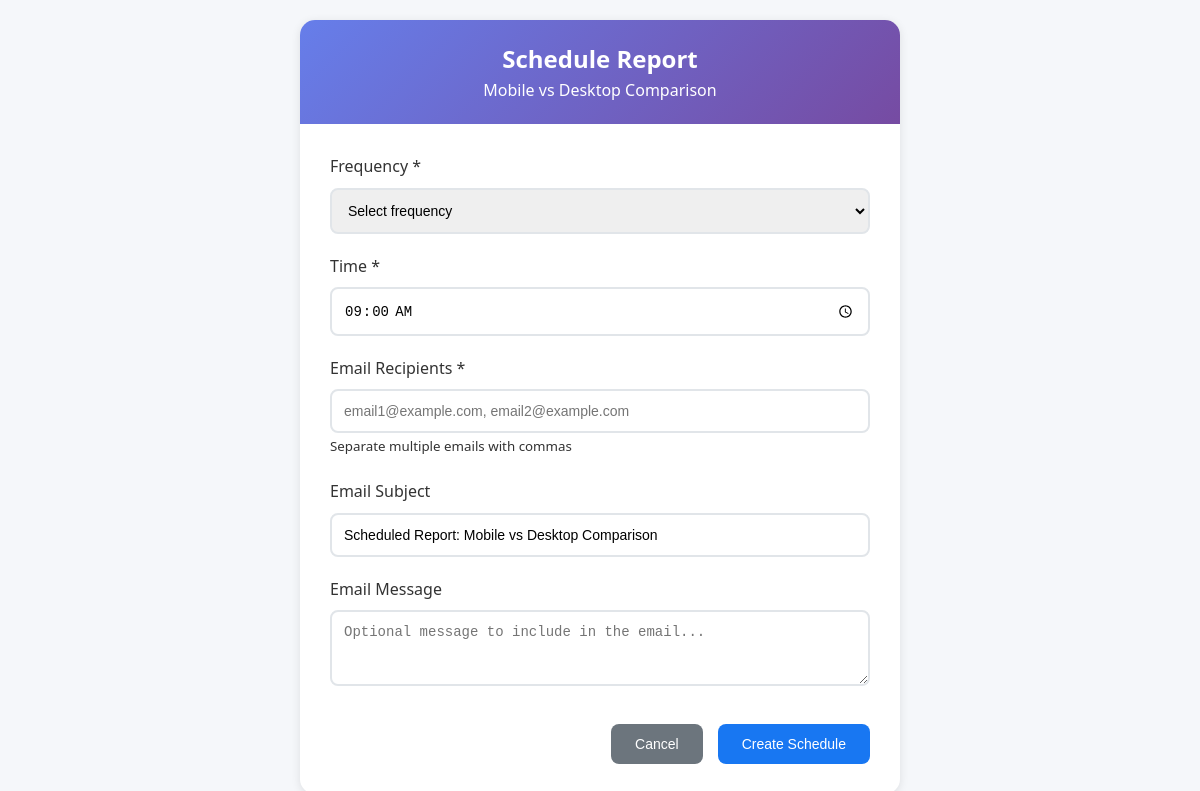
Page /schedule_report.php?report_id=5 (signed in) on the committed database.
### tables this page shows
CREATE TABLE IF NOT EXISTS `saved_reports` (
    `id` int(11) NOT NULL AUTO_INCREMENT,
    `name` varchar(255) NOT NULL,
    `description` text,
    `filters_json` text NOT NULL,
    `custom_view` varchar(50) DEFAULT 'all',
    `created_by` int(11) NOT NULL,
    `is_public` boolean DEFAULT FALSE,
    `is_active` boolean DEFAULT TRUE,
    `created_at` timestamp DEFAULT CURRENT_TIMESTAMP,
    `updated_at` timestamp DEFAULT CURRENT_TIMESTAMP ON UPDATE CURRENT_TIMESTAMP,
    PRIMARY KEY (`id`)
);

### schedule_report.php (the view, shortened to what this page needs)
<?php
$host = 'localhost';
$dbname = 'report-database';
$username = 'root';
$password = '';
try {
    $pdo = new PDO("mysql:host=$host;dbname=$dbname", $username, $password);
    $pdo->setAttribute(PDO::ATTR_ERRMODE, PDO::ERRMODE_EXCEPTION);
} catch(PDOException $e) {
    die("Connection failed: " . $e->getMessage());
}
$admin_id = $_SESSION['admin_id'];
$report_id = $_GET['report_id'] ?? '';
$report = null;
if (!empty($report_id)) {
    try {
        $stmt = $pdo->prepare("SELECT * FROM saved_reports WHERE id = ? AND (created_by = ? OR is_public = 1 OR id IN (SELECT report_id FROM report_sharing WHERE shared_with_admin_id = ?))");
        $stmt->execute([$report_id, $admin_id, $admin_id]);
        $report = $stmt->fetch(PDO::FETCH_ASSOC);
    } catch(PDOException $e) {
        $error_message = "Error fetching report: " . $e->getMessage();
    }
}
?>
<!DOCTYPE html>
<html lang="en">
<head>
    <link rel="stylesheet" href="assets/css/style.css">
</head>
<body>
    <div class="schedule-container">
        <div class="schedule-header">
            <h2>Schedule Report</h2>
            <?php if ($report): ?>
                <p><?php echo htmlspecialchars($report['name']); ?></p>
            <?php endif; ?>
        </div>
        <div class="schedule-body">
            <?php if ($report): ?>
                <form method="POST">
                    <div class="form-group">
                        <label for="frequency">Frequency *</label>
                        <select name="frequency" id="frequency" required onchange="toggleFrequencyOptions()">
                            <option value="">Select frequency</option>
                        </select>
                    </div>
                    <div class="form-group">
                        <label for="time_of_day">Time *</label>
                        <input type="time" name="time_of_day" id="time_of_day" value="09:00" required>
                    </div>
                    <div class="form-group">
                        <label for="email_recipients">Email Recipients *</label>
                        <input type="text" name="email_recipients" id="email_recipients" placeholder="email1@example.com, email2@example.com" required>
                        <small>Separate multiple emails with commas</small>
                    </div>
                    <div class="form-group">
                        <label for="email_subject">Email Subject</label>
                        <input type="text" name="email_subject" id="email_subject" value="Scheduled Report: <?php echo htmlspecialchars($report['name']); ?>">
                    </div>
                    <div class="form-group">
                        <label for="email_message">Email Message</label>
                        <textarea name="email_message" id="email_message" rows="3" placeholder="Optional message to include in the email..."></textarea>
                    </div>
                    <div class="form-actions">
                        <button type="button" class="btn btn-secondary" onclick="window.close()">Cancel</button>
                        <button type="submit" class="btn btn-primary">Create Schedule</button>
                    </div>
                </form>
            <?php endif; ?>
        </div>
    </div>
</body>
</html>

### assets/css/style.css (style rules this page uses)
* { margin: 0; padding: 0; box-sizing: border-box; }
body { font-family: 'Segoe UI', Tahoma, Geneva, Verdana, sans-serif; line-height: 1.6; color: #333; background-color: #f5f7fa; }
.form-group { margin-bottom: 20px; }
.form-group label { display: block; margin-bottom: 8px; color: #555; font-weight: 500; }
.form-group input { width: 100%; padding: 12px 16px; border: 2px solid #e1e5e9; border-radius: 10px; font-size: 16px; transition: border-color 0.3s ease; }
.btn { padding: 10px 20px; border: none; border-radius: 8px; font-size: 14px; font-weight: 600; cursor: pointer; transition: all 0.3s ease; display: inline-flex; align-items: center; gap: 8px; }
.btn-primary { background: #1877f2; color: white; }
.btn-secondary { background: #6c757d; color: white; }
.form-group label { display: block; margin-bottom: 8px; font-weight: 500; color: #333; }
.form-group input, .form-group textarea { width: 100%; padding: 12px; border: 2px solid #e1e5e9; border-radius: 8px; font-size: 14px; box-sizing: border-box; }

### schedule_report.php (style rules this page uses)
body { margin: 0; padding: 20px; background: #f5f7fa; }
.schedule-container { max-width: 600px; margin: 0 auto; background: white; border-radius: 15px; box-shadow: 0 2px 10px rgba(0, 0, 0, 0.1); overflow: hidden; }
.schedule-header { background: linear-gradient(135deg, #667eea 0%, #764ba2 100%); color: white; padding: 20px; text-align: center; }
.schedule-body { padding: 30px; }
.form-group { margin-bottom: 20px; }
.form-group label { display: block; margin-bottom: 8px; font-weight: 500; color: #333; }
.form-group input, .form-group select, .form-group textarea { width: 100%; padding: 12px; border: 2px solid #e1e5e9; border-radius: 8px; font-size: 14px; }
.btn { padding: 12px 24px; border: none; border-radius: 8px; cursor: pointer; font-size: 14px; font-weight: 500; text-decoration: none; display: inline-block; text-align: center; }
.btn-primary { background: #1877f2; color: white; }
.btn-secondary { background: #6c757d; color: white; }
.form-actions { display: flex; gap: 15px; justify-content: flex-end; margin-top: 30px; }

### rows in the picture
saved_reports: name "Mobile vs Desktop Comparison", email_subject "Scheduled Report: Mobile vs Desktop Comparison"
